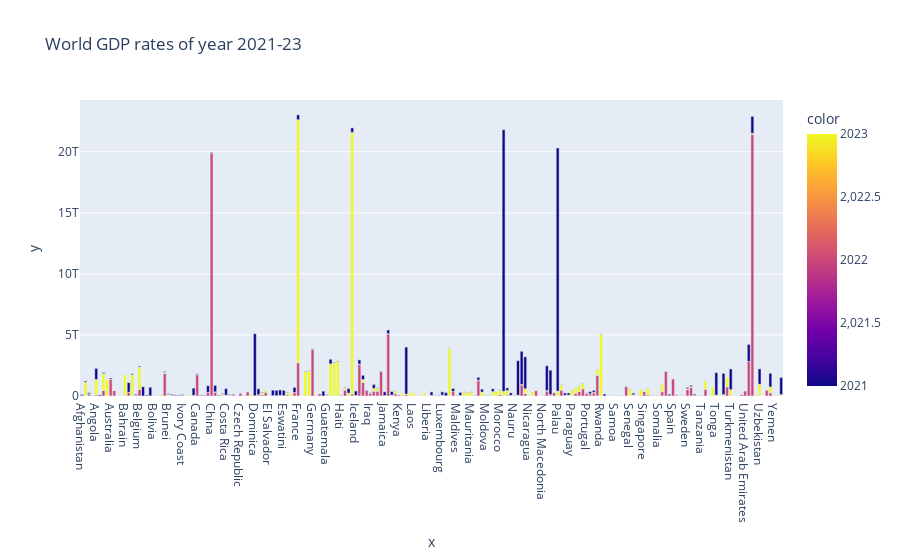

The notebook cell saved with this chart:
### Markdown cell above
# Plot the year wise GDP of each country

### Code cell
import pandas as pd
import xlrd
import matplotlib.pyplot as plt
import plotly.express as px
df=pd.read_excel("world_literacy_data_2021_2023.xlsx")
df.fillna(mean_value,inplace=True)
long_df = px.data.medals_long()
fig = px.bar(long_df, x=df.Country, y=df['GDP'], color=df.Year, title="World GDP rates of year 2021-23")
plt.xlabel("Country")
plt.ylabel("GDP")
fig.show()

### Figure 1 — Plotly figure (JSON) as saved in the notebook; plotly's stock layout.template omitted (floating-point values rounded to 4 significant figures; data arrays with more than 128 entries replaced by an {"elided": "..."} marker saying what was removed)
{"data": [{"alignmentgroup": "True", "hovertemplate": "x=%{x}<br>y=%{y}<br>color=%{marker.color}<extra></extra>", "legendgroup": "", "marker": {"color": {"elided": "585 int values"}, "coloraxis": "coloraxis", "pattern": {"shape": ""}}, "name": "", "offsetgroup": "", "orientation": "v", "showlegend": false, "textposition": "auto", "type": "bar", "x": {"elided": "585 str values"}, "xaxis": "x", "y": {"elided": "585 float values"}, "yaxis": "y"}], "layout": {"autosize": true, "barmode": "relative", "coloraxis": {"colorbar": {"title": {"text": "color"}}, "colorscale": [[0, "#0d0887"], [0.1111, "#46039f"], [0.2222, "#7201a8"], [0.3333, "#9c179e"], [0.4444, "#bd3786"], [0.5556, "#d8576b"], [0.6667, "#ed7953"], [0.7778, "#fb9f3a"], [0.8889, "#fdca26"], [1, "#f0f921"]]}, "legend": {"tracegroupgap": 0}, "title": {"text": "World GDP rates of year 2021-23"}, "xaxis": {"anchor": "y", "autorange": true, "domain": [0, 1], "range": [-0.5, 194.5], "title": {"text": "x"}, "type": "category"}, "yaxis": {"anchor": "x", "autorange": true, "domain": [0, 1], "range": [0, 24240000000000.0], "title": {"text": "y"}, "type": "linear"}}}
